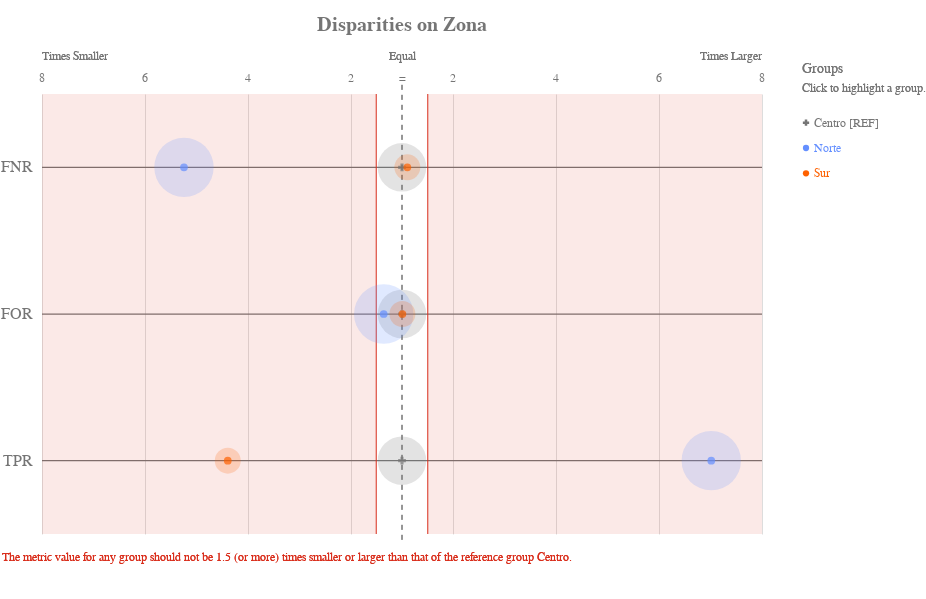

This figure's notebook cell:
### Code cell
ap.disparity(grupo_definido, metrics, 'Zona', fairness_threshold = disparity_tolerance)

### Figure 1 — Vega-Lite specification as saved in the notebook (floating-point values rounded to 4 significant figures)
{"config": {"view": {"continuousWidth": 400, "continuousHeight": 300, "strokeWidth": 0}, "axisLeft": {"labelColor": "rgb(117,117,117)", "labelFont": "Arial", "labelFontSize": 16}, "title": {"align": "center", "baseline": "middle", "color": "rgb(117,117,117)", "font": "Arial", "fontSize": 20, "fontWeight": "bold"}}, "layer": [{"data": {"name": "data-f15912c8f678fce588e7fb88bca4b4b8"}, "mark": {"type": "rule", "stroke": "rgb(117,117,117)", "strokeWidth": 1.25, "tooltip": ""}, "encoding": {"x": {"type": "quantitative", "field": "x", "scale": {"domain": [-7, 7], "range": [40.0, 760.0]}}, "x2": {"field": "x2"}, "y": {"type": "nominal", "axis": {"domain": false, "labelAngle": 0, "labelPadding": -30, "orient": "left", "ticks": false, "title": ""}, "field": "metric", "scale": {"domain": ["FNR", "FOR", "TPR"], "range": [55.0, 495.0]}}}}, {"data": {"name": "data-79dd248bdaa0ea02c535240e8ad022c8"}, "mark": {"type": "rule", "stroke": "rgb(117,117,117)", "strokeDash": [5, 5], "strokeWidth": 1}, "encoding": {"tooltip": {"value": "Centro [REF]"}, "x": {"value": 400.0}, "y": {"value": 45.83}, "y2": {"value": 504.2}}}, {"data": {"name": "data-67c35836d71985e270af84b44c748567"}, "mark": {"type": "text", "align": "center", "color": "rgb(117,117,117)", "font": "Arial", "fontSize": 12, "fontWeight": "normal", "tooltip": ""}, "encoding": {"text": {"type": "nominal", "field": "label"}, "x": {"type": "quantitative", "field": "value", "scale": {"domain": [-7, 7], "range": [40.0, 760.0]}}, "y": {"value": 38.5}}}, {"layer": [{"mark": {"type": "text", "align": "left", "fill": "rgb(117,117,117)", "font": "Arial", "fontSize": 12, "fontWeight": "normal", "tooltip": ""}, "encoding": {"text": {"value": "Times Smaller"}, "x": {"value": 40.0}, "y": {"value": 16.5}}}, {"mark": {"type": "text", "align": "right", "fill": "rgb(117,117,117)", "font": "Arial", "fontSize": 12, "fontWeight": "normal", "tooltip": ""}, "encoding": {"text": {"value": "Times Larger"}, "x": {"value": 760.0}, "y": {"value": 16.5}}}, {"mark": {"type": "text", "align": "center", "fill": "rgb(117,117,117)", "font": "Arial", "fontSize": 12, "fontWeight": "normal", "tooltip": ""}, "encoding": {"text": {"value": "Equal"}, "x": {"value": 400.0}, "y": {"value": 16.5}}}], "data": {"name": "data-79dd248bdaa0ea02c535240e8ad022c8"}}, {"layer": [{"mark": {"type": "rule", "opacity": 0.8, "stroke": "rgb(217, 46, 28)", "strokeWidth": 1.25, "tooltip": ""}, "encoding": {"x": {"type": "quantitative", "field": "min", "scale": {"domain": [-7, 7], "range": [40.0, 760.0]}}, "y": {"value": 55.0}, "y2": {"value": 495.0}}}, {"mark": {"type": "rule", "opacity": 0.8, "stroke": "rgb(217, 46, 28)", "strokeWidth": 1.25, "tooltip": ""}, "encoding": {"x": {"type": "quantitative", "field": "max", "scale": {"domain": [-7, 7], "range": [40.0, 760.0]}}, "y": {"value": 55.0}, "y2": {"value": 495.0}}}, {"layer": [{"mark": {"type": "rect", "fill": "rgb(217, 46, 28)", "opacity": 0.1, "tooltip": ""}, "encoding": {"x": {"type": "quantitative", "field": "min", "scale": {"domain": [-7, 7], "range": [40.0, 760.0]}}, "x2": {"field": "lower_end"}, "y": {"value": 55.0}, "y2": {"value": 495.0}}}, {"mark": {"type": "rect", "fill": "rgb(217, 46, 28)", "opacity": 0.1, "tooltip": ""}, "encoding": {"x": {"type": "quantitative", "field": "max", "scale": {"domain": [-7, 7], "range": [40.0, 760.0]}}, "x2": {"field": "upper_end"}, "y": {"value": 55.0}, "y2": {"value": 495.0}}}]}, {"data": {"name": "data-79dd248bdaa0ea02c535240e8ad022c8"}, "mark": {"type": "text", "align": "left", "baseline": "top", "fill": "rgb(217, 46, 28)", "font": "Arial", "fontSize": 12, "fontWeight": "normal", "tooltip": ""}, "encoding": {"text": {"value": "The metric value for any group should not be 1.5 (or more) times smaller or larger than that of the reference group Centro."}, "x": {"value": 0}, "y": {"value": 513.3}}}], "data": {"name": "data-84fb95b41f57925e37edc888d8a8c760"}}, {"layer": [{"mark": "circle"}, {"data": {"name": "data-df87dc66e08227ace268a07cf4f4c3ae"}, "mark": {"type": "circle", "opacity": 0.2}, "encoding": {"color": {"condition": {"type": "nominal", "field": "attribute_value", "legend": null, "scale": {"domain": ["Centro", "Norte", "Sur"], "range": ["rgb(117,117,117)", "rgb(100, 143, 255)", "rgb(254, 97, 0)", "rgb(220, 38, 127)", "rgb(255, 176, 0)", "rgb(120, 94, 240)"]}, "selection": "selector017"}, "value": "rgb(224,224,224)"}, "size": {"type": "quantitative", "field": "group_size", "legend": null, "scale": {"domain": [0, 3227.0], "range": [0, 4224.0]}}, "tooltip": [{"type": "nominal", "field": "attribute_value", "title": "Group"}, {"type": "nominal", "field": "tooltip_group_size", "title": "Group Size"}, {"type": "nominal", "field": "tooltip_disparity_explanation_fnr", "title": "Disparity"}, {"type": "quantitative", "field": "fnr", "format": ".2f", "title": "FNR"}], "x": {"type": "quantitative", "axis": {"domain": false, "labels": false, "ticks": false, "title": null, "values": [1, 3, 5, 7, -7, -5, -3, -1]}, "field": "fnr_disparity_scaled", "scale": {"domain": [-7, 7], "range": [40.0, 760.0]}}, "y": {"type": "nominal", "axis": {"domain": false, "grid": false, "labels": false, "ticks": false, "title": " "}, "field": "metric_variable", "scale": {"domain": ["FNR", "FOR", "TPR"], "range": [55.0, 495.0]}}}, "selection": {"selector019": {"type": "multi", "empty": "all", "fields": ["attribute_value"]}}, "transform": [{"calculate": "'FNR'", "as": "metric_variable"}]}, {"data": {"name": "data-df87dc66e08227ace268a07cf4f4c3ae"}, "mark": {"type": "circle", "opacity": 0.2}, "encoding": {"color": {"condition": {"type": "nominal", "field": "attribute_value", "legend": null, "scale": {"domain": ["Centro", "Norte", "Sur"], "range": ["rgb(117,117,117)", "rgb(100, 143, 255)", "rgb(254, 97, 0)", "rgb(220, 38, 127)", "rgb(255, 176, 0)", "rgb(120, 94, 240)"]}, "selection": "selector017"}, "value": "rgb(224,224,224)"}, "size": {"type": "quantitative", "field": "group_size", "legend": null, "scale": {"domain": [0, 3227.0], "range": [0, 4224.0]}}, "tooltip": [{"type": "nominal", "field": "attribute_value", "title": "Group"}, {"type": "nominal", "field": "tooltip_group_size", "title": "Group Size"}, {"type": "nominal", "field": "tooltip_disparity_explanation_for", "title": "Disparity"}, {"type": "quantitative", "field": "for", "format": ".2f", "title": "FOR"}], "x": {"type": "quantitative", "axis": {"domain": false, "labels": false, "ticks": false, "title": null, "values": [1, 3, 5, 7, -7, -5, -3, -1]}, "field": "for_disparity_scaled", "scale": {"domain": [-7, 7], "range": [40.0, 760.0]}}, "y": {"type": "nominal", "axis": {"domain": false, "grid": false, "labels": false, "ticks": false, "title": " "}, "field": "metric_variable", "scale": {"domain": ["FNR", "FOR", "TPR"], "range": [55.0, 495.0]}}}, "selection": {"selector021": {"type": "multi", "empty": "all", "fields": ["attribute_value"]}}, "transform": [{"calculate": "'FOR'", "as": "metric_variable"}]}, {"data": {"name": "data-df87dc66e08227ace268a07cf4f4c3ae"}, "mark": {"type": "circle", "opacity": 0.2}, "encoding": {"color": {"condition": {"type": "nominal", "field": "attribute_value", "legend": null, "scale": {"domain": ["Centro", "Norte", "Sur"], "range": ["rgb(117,117,117)", "rgb(100, 143, 255)", "rgb(254, 97, 0)", "rgb(220, 38, 127)", "rgb(255, 176, 0)", "rgb(120, 94, 240)"]}, "selection": "selector017"}, "value": "rgb(224,224,224)"}, "size": {"type": "quantitative", "field": "group_size", "legend": null, "scale": {"domain": [0, 3227.0], "range": [0, 4224.0]}}, "tooltip": [{"type": "nominal", "field": "attribute_value", "title": "Group"}, {"type": "nominal", "field": "tooltip_group_size", "title": "Group Size"}, {"type": "nominal", "field": "tooltip_disparity_explanation_tpr", "title": "Disparity"}, {"type": "quantitative", "field": "tpr", "format": ".2f", "title": "TPR"}], "x": {"type": "quantitative", "axis": {"domain": false, "labels": false, "ticks": false, "title": null, "values": [1, 3, 5, 7, -7, -5, -3, -1]}, "field": "tpr_disparity_scaled", "scale": {"domain": [-7, 7], "range": [40.0, 760.0]}}, "y": {"type": "nominal", "axis": {"domain": false, "grid": false, "labels": false, "ticks": false, "title": " "}, "field": "metric_variable", "scale": {"domain": ["FNR", "FOR", "TPR"], "range": [55.0, 495.0]}}}, "selection": {"selector023": {"type": "multi", "empty": "all", "fields": ["attribute_value"]}}, "transform": [{"calculate": "'TPR'", "as": "metric_variable"}]}, {"layer": [{"mark": "point"}, {"data": {"name": "data-df87dc66e08227ace268a07cf4f4c3ae"}, "mark": {"type": "point", "filled": true, "size": 60}, "encoding": {"color": {"condition": {"type": "nominal", "field": "attribute_value", "legend": null, "scale": {"domain": ["Centro", "Norte", "Sur"], "range": ["rgb(117,117,117)", "rgb(100, 143, 255)", "rgb(254, 97, 0)", "rgb(220, 38, 127)", "rgb(255, 176, 0)", "rgb(120, 94, 240)"]}, "selection": "selector017"}, "value": "rgb(224,224,224)"}, "shape": {"type": "nominal", "field": "attribute_value", "legend": null, "scale": {"domain": ["Centro", "Norte", "Sur"], "range": ["cross", "circle", "circle"]}}, "tooltip": [{"type": "nominal", "field": "attribute_value", "title": "Group"}, {"type": "nominal", "field": "tooltip_group_size", "title": "Group Size"}, {"type": "nominal", "field": "tooltip_disparity_explanation_fnr", "title": "Disparity"}, {"type": "quantitative", "field": "fnr", "format": ".2f", "title": "FNR"}], "x": {"type": "quantitative", "axis": {"domain": false, "labels": false, "ticks": false, "title": null, "values": [1, 3, 5, 7, -7, -5, -3, -1]}, "field": "fnr_disparity_scaled", "scale": {"domain": [-7, 7], "range": [40.0, 760.0]}}, "y": {"type": "nominal", "axis": {"domain": false, "grid": false, "labels": false, "ticks": false, "title": " "}, "field": "metric_variable", "scale": {"domain": ["FNR", "FOR", "TPR"], "range": [55.0, 495.0]}}}, "selection": {"selector018": {"type": "multi", "empty": "all", "fields": ["attribute_value"]}}, "transform": [{"calculate": "'FNR'", "as": "metric_variable"}]}, {"data": {"name": "data-df87dc66e08227ace268a07cf4f4c3ae"}, "mark": {"type": "point", "filled": true, "size": 60}, "encoding": {"color": {"condition": {"type": "nominal", "field": "attribute_value", "legend": null, "scale": {"domain": ["Centro", "Norte", "Sur"], "range": ["rgb(117,117,117)", "rgb(100, 143, 255)", "rgb(254, 97, 0)", "rgb(220, 38, 127)", "rgb(255, 176, 0)", "rgb(120, 94, 240)"]}, "selection": "selector017"}, "value": "rgb(224,224,224)"}, "shape": {"type": "nominal", "field": "attribute_value", "legend": null, "scale": {"domain": ["Centro", "Norte", "Sur"], "range": ["cross", "circle", "circle"]}}, "tooltip": [{"type": "nominal", "field": "attribute_value", "title": "Group"}, {"type": "nominal", "field": "tooltip_group_size", "title": "Group Size"}, {"type": "nominal", "field": "tooltip_disparity_explanation_for", "title": "Disparity"}, {"type": "quantitative", "field": "for", "format": ".2f", "title": "FOR"}], "x": {"type": "quantitative", "axis": {"domain": false, "labels": false, "ticks": false, "title": null, "values": [1, 3, 5, 7, -7, -5, -3, -1]}, "field": "for_disparity_scaled", "scale": {"domain": [-7, 7], "range": [40.0, 760.0]}}, "y": {"type": "nominal", "axis": {"domain": false, "grid": false, "labels": false, "ticks": false, "title": " "}, "field": "metric_variable", "scale": {"domain": ["FNR", "FOR", "TPR"], "range": [55.0, 495.0]}}}, "selection": {"selector020": {"type": "multi", "empty": "all", "fields": ["attribute_value"]}}, "transform": [{"calculate": "'FOR'", "as": "metric_variable"}]}, {"data": {"name": "data-df87dc66e08227ace268a07cf4f4c3ae"}, "mark": {"type": "point", "filled": true, "size": 60}, "encoding": {"color": {"condition": {"type": "nominal", "field": "attribute_value", "legend": null, "scale": {"domain": ["Centro", "Norte", "Sur"], "range": ["rgb(117,117,117)", "rgb(100, 143, 255)", "rgb(254, 97, 0)", "rgb(220, 38, 127)", "rgb(255, 176, 0)", "rgb(120, 94, 240)"]}, "selection": "selector017"}, "value": "rgb(224,224,224)"}, "shape": {"type": "nominal", "field": "attribute_value", "legend": null, "scale": {"domain": ["Centro", "Norte", "Sur"], "range": ["cross", "circle", "circle"]}}, "tooltip": [{"type": "nominal", "field": "attribute_value", "title": "Group"}, {"type": "nominal", "field": "tooltip_group_size", "title": "Group Size"}, {"type": "nominal", "field": "tooltip_disparity_explanation_tpr", "title": "Disparity"}, {"type": "quantitative", "field": "tpr", "format": ".2f", "title": "TPR"}], "x": {"type": "quantitative", "axis": {"domain": false, "labels": false, "ticks": false, "title": null, "values": [1, 3, 5, 7, -7, -5, -3, -1]}, "field": "tpr_disparity_scaled", "scale": {"domain": [-7, 7], "range": [40.0, 760.0]}}, "y": {"type": "nominal", "axis": {"domain": false, "grid": false, "labels": false, "ticks": false, "title": " "}, "field": "metric_variable", "scale": {"domain": ["FNR", "FOR", "TPR"], "range": [55.0, 495.0]}}}, "selection": {"selector022": {"type": "multi", "empty": "all", "fields": ["attribute_value"]}}, "transform": [{"calculate": "'TPR'", "as": "metric_variable"}]}]}]}, {"layer": [{"mark": {"type": "point", "filled": true, "opacity": 1, "size": 39.48}, "encoding": {"color": {"condition": {"type": "nominal", "field": "attribute_value", "legend": null, "scale": {"domain": ["Centro", "Norte", "Sur"], "range": ["rgb(117,117,117)", "rgb(100, 143, 255)", "rgb(254, 97, 0)", "rgb(220, 38, 127)", "rgb(255, 176, 0)", "rgb(120, 94, 240)"]}, "selection": "selector017"}, "value": "rgb(224,224,224)"}, "shape": {"type": "nominal", "field": "attribute_value", "legend": null, "scale": {"domain": ["Centro", "Norte", "Sur"], "range": ["cross", "circle", "circle"]}}, "x": {"value": 804}, "y": {"type": "nominal", "axis": {"domain": false, "grid": false, "labels": false, "ticks": false, "title": " "}, "field": "attribute_value", "scale": {"domain": ["Centro", "Norte", "Sur"], "range": [71, 147]}}}, "selection": {"selector017": {"type": "multi", "empty": "all", "fields": ["attribute_value"]}}}, {"mark": {"type": "text", "align": "left", "baseline": "middle", "font": "Arial", "fontSize": 12, "fontWeight": "normal"}, "encoding": {"color": {"condition": {"type": "nominal", "field": "attribute_value", "legend": null, "scale": {"domain": ["Centro", "Norte", "Sur"], "range": ["rgb(117,117,117)", "rgb(100, 143, 255)", "rgb(254, 97, 0)", "rgb(220, 38, 127)", "rgb(255, 176, 0)", "rgb(120, 94, 240)"]}, "selection": "selector017"}, "value": "rgb(224,224,224)"}, "text": {"type": "nominal", "field": "label"}, "x": {"value": 812}, "y": {"type": "nominal", "axis": {"domain": false, "grid": false, "labels": false, "ticks": false, "title": " "}, "field": "attribute_value", "scale": {"domain": ["Centro", "Norte", "Sur"], "range": [71, 147]}}}, "selection": {"selector024": {"type": "multi", "empty": "all", "fields": ["attribute_value"]}}}, {"data": {"name": "data-79dd248bdaa0ea02c535240e8ad022c8"}, "mark": {"type": "text", "align": "left", "baseline": "middle", "color": "rgb(117,117,117)", "font": "Arial", "fontSize": 12, "fontWeight": "normal"}, "encoding": {"text": {"value": "Click to highlight a group."}, "x": {"value": 800}, "y": {"value": 49}}}, {"data": {"name": "data-79dd248bdaa0ea02c535240e8ad022c8"}, "mark": {"type": "text", "align": "left", "baseline": "middle", "color": "rgb(117,117,117)", "font": "Arial", "fontSize": 14, "fontWeight": "normal"}, "encoding": {"text": {"value": "Groups"}, "x": {"value": 800}, "y": {"value": 30}}}], "data": {"name": "data-1b3ab3c51de6c9017ba2bf5afbba5533"}}], "height": 550, "padding": {"top": 15, "bottom": 10}, "resolve": {"scale": {"size": "independent", "y": "independent"}}, "title": "Disparities on Zona", "width": 800, "$schema": "https://vega.github.io/schema/vega-lite/v4.8.1.json", "datasets": {"data-f15912c8f678fce588e7fb88bca4b4b8": [{"metric": "FNR", "x": -7, "x2": 7}, {"metric": "FOR", "x": -7, "x2": 7}, {"metric": "TPR", "x": -7, "x2": 7}], "data-79dd248bdaa0ea02c535240e8ad022c8": [{"a": 1, "b": 0}, {"a": 1, "b": 0}], "data-67c35836d71985e270af84b44c748567": [{"value": 1, "label": 2}, {"value": 3, "label": 4}, {"value": 5, "label": 6}, {"value": 7, "label": 8}, {"value": -7, "label": 8}, {"value": -5, "label": 6}, {"value": -3, "label": 4}, {"value": -1, "label": 2}, {"value": 0, "label": "="}], "data-84fb95b41f57925e37edc888d8a8c760": [{"min": -0.5, "max": 0.5, "lower_end": -7, "upper_end": 7}], "data-df87dc66e08227ace268a07cf4f4c3ae": [{"attribute_name": "Zona", "attribute_value": "Centro", "group_size": 1803, "total_entities": 5007, "fnr": 0.8814, "for": 0.3502, "tpr": 0.1186, "fnr_disparity": 1.0, "for_disparity": 1.0, "tpr_disparity": 1.0, "fnr_disparity_scaled": 0.0, "for_disparity_scaled": 0.0, "tpr_disparity_scaled": 0.0, "tooltip_group_size": "1,803 (36.01%)", "tooltip_disparity_explanation_fnr": "Reference group", "tooltip_disparity_explanation_for": "Reference group", "tooltip_disparity_explanation_tpr": "Reference group"}, {"attribute_name": "Zona", "attribute_value": "Norte", "group_size": 2689, "total_entities": 5007, "fnr": 0.1682, "for": 0.2583, "tpr": 0.8318, "fnr_disparity": 0.1909, "for_disparity": 0.7374, "tpr_disparity": 7.014, "fnr_disparity_scaled": -4.239, "for_disparity_scaled": -0.356, "tpr_disparity_scaled": 6.014, "tooltip_group_size": "2,689 (53.70%)", "tooltip_disparity_explanation_fnr": "5.24 times smaller FNR than the reference group", "tooltip_disparity_explanation_for": "1.36 times smaller FOR than the reference group", "tooltip_disparity_explanation_tpr": "7.01 times larger TPR than the reference group"}, {"attribute_name": "Zona", "attribute_value": "Sur", "group_size": 515, "total_entities": 5007, "fnr": 0.973, "for": 0.3529, "tpr": 0.02703, "fnr_disparity": 1.104, "for_disparity": 1.008, "tpr_disparity": 0.2279, "fnr_disparity_scaled": 0.1039, "for_disparity_scaled": 0.007817, "tpr_disparity_scaled": -3.388, "tooltip_group_size": "515 (10.29%)", "tooltip_disparity_explanation_fnr": "1.10 times larger FNR than the reference group", "tooltip_disparity_explanation_for": "1.01 times larger FOR than the reference group", "tooltip_disparity_explanation_tpr": "4.39 times smaller TPR than the reference group"}], "data-1b3ab3c51de6c9017ba2bf5afbba5533": [{"attribute_value": "Centro", "label": "Centro [REF]"}, {"attribute_value": "Norte", "label": "Norte"}, {"attribute_value": "Sur", "label": "Sur"}]}}
